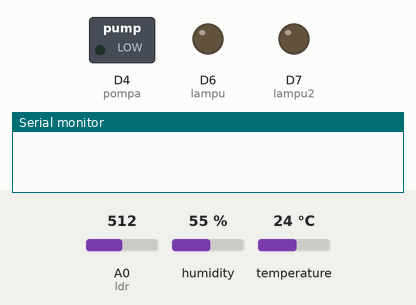
Recording of a sketch running on a simulated ESP8266 (NodeMCU). On the bench: switched loads named in the sketch (green lamp = pin HIGH), output pins drawn as LEDs (lit = HIGH), the last lines printed to the serial monitor. The inputs (shaded band) are chosen by the test bench; at power-on: A0 (ldr) = 512, humidity 55 %, temperature 24 °C. WiFi joins after 1.5 s; servers stay silent unless stated; the Firebase database answers and starts empty.

Above: at 0.0 s.
At 3.3 s:
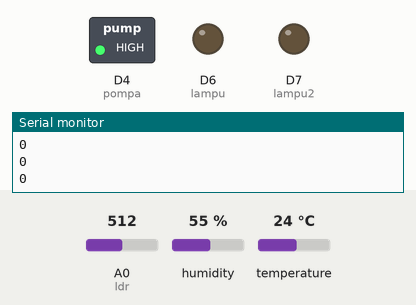
Timing chart, 0 to 4.8 s (numbered marks = the images above):
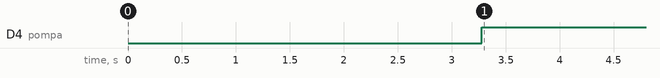

The sketch:

iot.ino
```cpp
#include <Arduino.h>
#if defined(ESP32)
#include <WiFi.h>
#elif defined(ESP8266)
#include <ESP8266WiFi.h>
#endif
#include <Firebase_ESP_Client.h>
#include "addons/TokenHelper.h"
#include "addons/RTDBHelper.h"
#include "DHT.h"

// Insert your network credentials
#define WIFI_SSID "Samsung Galaxy A55"
#define WIFI_PASSWORD "123456789"

#define API_KEY "AIzaSyA6mnO53Cl1rOGQJIIh-sUUxqM8ScDHPYo"
#define DATABASE_URL "https://myfirebase-ed97c-default-rtdb.firebaseio.com//"
#define DHTPIN D5
#define DHTTYPE DHT11
#define pompa D4
const int lampu = D6;
const int lampu2 = D7;
const int lampu3 = D8;
int ldr = A0;

// JIKA MENGGUNAKAN ESP 32


FirebaseData fbdo;
FirebaseAuth auth;

FirebaseConfig config;
bool signupOK = false;


DHT dht(DHTPIN, DHTTYPE);

String sValue;
void setup() {
  pinMode(pompa, OUTPUT);
  pinMode(lampu, OUTPUT);
  pinMode(lampu2, OUTPUT);
  pinMode(ldr, INPUT);
  delay(1000);
  Serial.begin(115200);
  WiFi.begin(WIFI_SSID, WIFI_PASSWORD);
  Serial.print("Connecting to Wi-Fi");
  while (WiFi.status() != WL_CONNECTED) {
    Serial.print(".");
    delay(300);
  }
  Serial.println();
  Serial.print("Connected with IP: ");
  Serial.println(WiFi.localIP());
  Serial.println();
  config.api_key = API_KEY;
  config.database_url = DATABASE_URL;

  if (Firebase.signUp(&config, &auth, "", "")) {
    Serial.println(DATABASE_URL);
    signupOK = true;
  } else {

    Serial.printf("%s\n", config.signer.signupError.message.c_str());
  }
  config.token_status_callback = tokenStatusCallback;
  Firebase.begin(&config, &auth);
  Firebase.reconnectWiFi(true);
  dht.begin();
}


void loop() {


  float hum = dht.readHumidity();
  float temp = dht.readTemperature();
  String s1, s2;
  int bacaldr = analogRead(ldr);
  if (Firebase.ready() && signupOK) {
    Serial.print("connected to Firebase:");
    if (Firebase.RTDB.setInt(&fbdo, "cahaya", bacaldr)) {
      Serial.print("ldr: ");
      Serial.println(bacaldr);
    }


    if (Firebase.RTDB.getInt(&fbdo, "autohidupled1")) {
      int datalampu = fbdo.intData();
      Serial.print("data lampu: ");
      Serial.println(datalampu);
      if (datalampu == 0) {
        if (Firebase.RTDB.getInt(&fbdo, "toggleState")) {
          int b = fbdo.intData();
          Serial.println(b);
          if (b == 1) {
            if (Firebase.RTDB.getInt(&fbdo, "sliderdua")) {
              int b = fbdo.intData();
              Serial.println(b);
              analogWrite(lampu2, b);
            }

          } else if (b == 0) {
            digitalWrite(lampu2, LOW);
          }
        }

        if (Firebase.RTDB.getInt(&fbdo, "toggleState2")) {
          int c = fbdo.intData();
          Serial.println(c);
          if (c == 1) {
            if (Firebase.RTDB.getInt(&fbdo, "slidersatu")) {
              int a = fbdo.intData();
              Serial.println(a);
              analogWrite(lampu, a);
            }

          } else if (c == 0) {
            digitalWrite(lampu, LOW);
          }
        }
      } else if (datalampu == 1) {
        if (bacaldr < 10) {
          digitalWrite(lampu, HIGH);
          digitalWrite(lampu2, HIGH);
        } else {
          digitalWrite(lampu, LOW);
          digitalWrite(lampu2, LOW);
        }
      }
    }


    if (Firebase.RTDB.getInt(&fbdo, "pompasatu")) {
      int d = fbdo.intData();
      Serial.println(d);
      if (d == 0) {
        digitalWrite(pompa, HIGH);

      } else if (d == 1) {
        digitalWrite(pompa, LOW);
      }
    }


    if (Firebase.RTDB.setFloat(&fbdo, "kelembapan", hum)) {
      Serial.print("hum: ");
      Serial.println(hum);
    }


    if (Firebase.RTDB.setFloat(&fbdo, "dht", temp)) {
      Serial.print("suhu: ");
      Serial.println(temp);
    }


    else {
      Serial.println("FAILED");
      Serial.println("REASON: " + fbdo.errorReason());
    }
    Serial.println("______________________________");
  }
}
```

Measured:
- by itself, D4 (pompa): LOW → HIGH at 3.3 s
